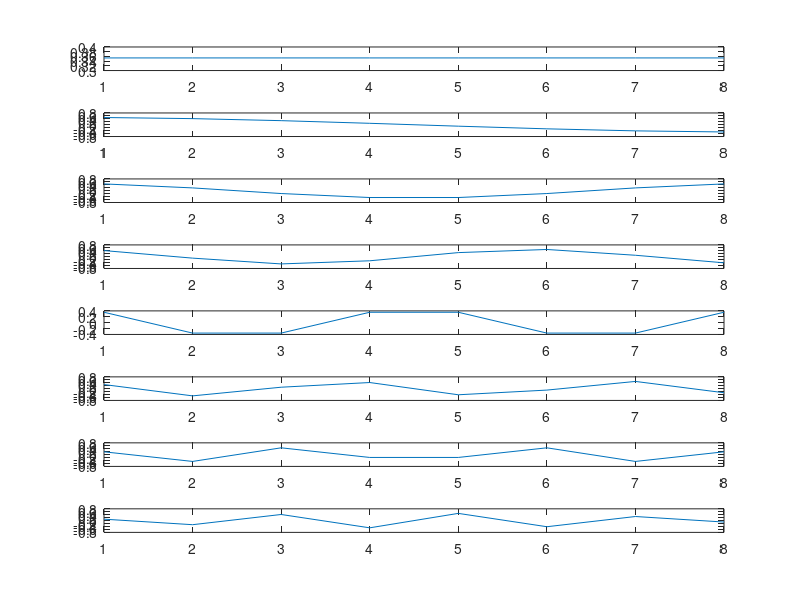
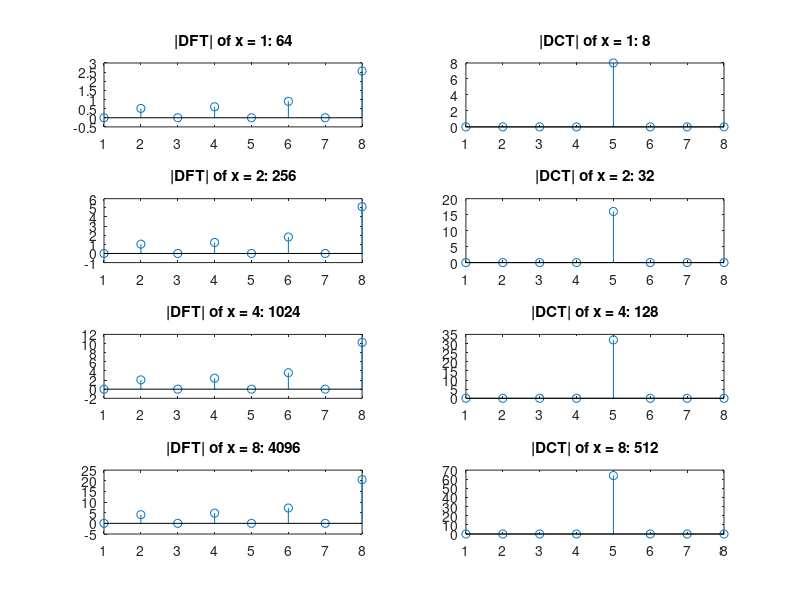

Reproduce these figures in MATLAB, in order.
clear all;
close all;

D=dctmtx(8);

abs(inv(D)-D')<0.00000000000001

for i=1:8
    subplot(8,1,i);
    plot(D(i,:));
end
figure;
counter=1;
for x=0:3
    y = [2^x, -1*2^x, 2^x, -1*2^x, 2^x, -1*2^x, 2^x, -1*2^x];
    dct_ = D*y';
    dft_ = fft(y);
    subplot(4,2,counter);
    stem(dct_);
    title(['|DFT| of x = ',num2str(2^x),': ',num2str(sum(dft_.*dft_))]); 
    counter = counter + 1;
    subplot(4,2,counter);
    stem(dft_);
    title(['|DCT| of x = ',num2str(2^x),': ',num2str(sum(dct_.*dct_))]);
    counter = counter + 1;
end
